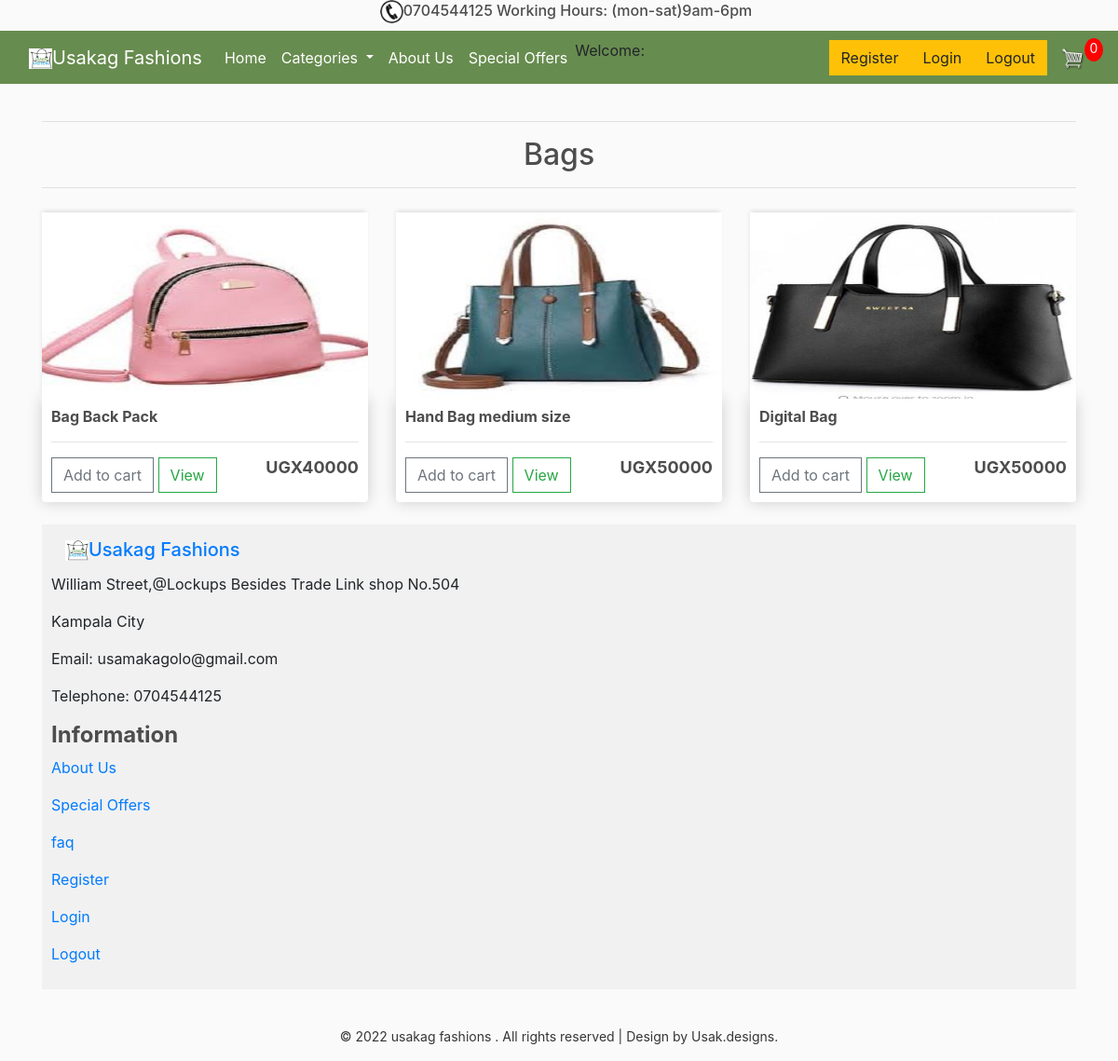
Page /bags/ on the committed database.
### store/models.py (models this page shows, shortened)
class Product(models.Model):
    name = models.CharField(max_length=200, null=True)
    price_0 = models.DecimalField(max_digits=10, decimal_places=0, null=True)
    price = models.DecimalField(max_digits=10, decimal_places=0)
    digital = models.BooleanField(default=False, null=True, blank=False)
    image = models.ImageField(upload_to='images', null=True, blank=True)
    STATUS_TYPE_CHOICES=[
        ('BAGS','BAGS'),
        ('MEN','MEN'),
        ('SCARVES','SCARVES'),
        ('WOMEN','WOMEN')
    ]
    status = models.CharField(max_length=100,choices=STATUS_TYPE_CHOICES)
    STATUS_TYPE_CHOICES=[
        ('YES','YES'),
        ('NO','NO'),
    ]
    special_offers = models.CharField(max_length=100,choices=STATUS_TYPE_CHOICES)
    STATUS_TYPE_CHOICES=[
        ('M','M'),
        ('S','S'),
        ('L','L'),
        ('XL','XL'),
        ('XXL','XXL'),
        ('XXXL','XXXL'),
    ]
    size = models.CharField(max_length=100,choices=STATUS_TYPE_CHOICES)
    STATUS_TYPE_CHOICES=[
        ('NEW','NEW'),
        ('SECOND HAND','SECOND HAND'),
    ]
    item_status = models.CharField(max_length=100,choices=STATUS_TYPE_CHOICES)
    @property
    def imageURL(self):
        try:
            url = self.image.url
        except:
            url = ''
        return url

### store/views.py (the view)
# urls.py: path('bags/', views.manage_bags, name="bags"),
def manage_bags(request):
    data= cartData(request)
    cartItems = data['cartItems']
    bags = Product.objects.filter(status = 'BAGS')
    context={
        'bags':bags,
        'cartItems':cartItems
    }
    return render(request, 'store/bags.html', context)

### store/utils.py (called while the page is built, shortened)
def cookieCart(request):
    try:
        cart = json.loads(request.COOKIES['cart'])
    except:
        cart = {}
    print('CART:', cart)
    items = []
    order = {'get_cart_total':0, 'get_cart_items':0, 'shipping':False}
    cartItems = order['get_cart_items']
    return{'cartItems':cartItems, 'order':order, 'items':items}

def cartData(request):
    if request.user.is_authenticated:
        customer = request.user.customer
        order, created = Order.objects.get_or_create(customer=customer,complete=False)
        items = order.orderitem_set.all()
        cartItems = order.get_cart_items
    else:
        cookieData = cookieCart(request)
        cartItems = cookieData['cartItems']
        order = cookieData['order']
        items = cookieData['items']
    return{'cartItems':cartItems, 'order':order, 'items':items}

### store/templates/store/bags.html (shortened to what this page needs)
{% extends 'store/main.html' %}
{% load static %}
{% block content %}
<hr>
<h2 class="text-center">Bags</h2>
<hr>
     <div class="row">
        {% for bag in bags %}
        <div class="col-lg-4">
            <img class="thumbnail" src="{{bag.imageURL}}">
            <div class="box-element product">
                <h6><strong>{{bag.name}}</strong></h6>
                <h>
                <hr>
                <button data-product={{bag.id}} data-action="add" class="btn btn-outline-secondary add-btn update-cart">Add to cart</button>
                <a  class="btn btn-outline-success" href="{% url 'single_product' bag.id %}">View</a>
                <h4 style="display: inline-block; float: right; font-size: 18px;"><strong>UGX{{bag.price}}</strong></h4>
            </div>
        </div>
        {% endfor %}
     </div>
     <br>
<div class="grid-container">
    <div class="footer">
      <h4><a class="navbar-brand" href="{% url 'store' %}"><img id="logo-icon" src="{% static 'images/capture1.png' %}" alt=" " />Usakag Fashions</a></h4>
        <p>William Street,@Lockups Besides Trade Link shop No.504</p>
        <p>Kampala City</p>
        <p>Email: usamakagolo@gmail.com</p>
        <p>Telephone: 0704544125</p>
     <div class="text-centre">
      <h4><b>Information</b></h4>
        <p><a href="{% url 'about_us' %}">About Us</a></p>
        <p><a href="{% url 'special_offers' %}">Special Offers</a></p>
        <p><a href="{% url 'faq' %}">faq</a></p>
        <p><a href="{% url 'store' %}">Register</a></p>
        <p><a href="{% url 'store' %}">Login</a></p>
        <p><a href="{% url 'store' %}">Logout</a></p>
      </div>
    </div>
   </div>
  <p class="copy-right">© 2022 usakag fashions . All rights reserved | Design by <a href="#"> Usak.designs.</a></p>
{% endblock content %}

### static/css/main.css (style rules this page uses)
body { background-color: hsl(0, 0%, 98%); }
h1,h2,h3,h4,h5,h6 { color:hsl(0, 0%, 30%); }
.box-element { box-shadow:hsl(0, 0%, 80%) 0 0 16px; background-color: #fff; border-radius: 4px; padding: 10px; }
.thumbnail { width: 100%; height: 200px; -webkit-box-shadow: -1px -3px 5px -2px rgba(214,214,214,1); -moz-box-shadow: -1px -3px 5px -2px rgba(214,214,214,1); box-shadow: -1px -3px 5px -2px rgba(214,214,214,1); }
.product { border-radius: 0 0 4px 4px; }
#logo-icon { width:25px; display: inline-block; margin-left: 15px; }
.col-lg-4, .col-lg-6, .col-lg-8, .col-lg-12 { margin-top: 10px; }
.btn { border-radius: 0; }

### static/css/style.css (style rules this page uses)
.footer { grid-area: footer; background-color: #f1f1f1; padding: 10px; text-align: left; }
p.copy-right { margin-top:40px; text-align:center; font-size:14px; color:#363636; }
p.copy-right a { color:#363636; }

### rows in the picture
Product: imageURL (picture), name "Bag Back Pack", price "40000"
Product: imageURL (picture), name "Hand Bag medium size", price "50000"
Product: imageURL (picture), name "Digital Bag", price "50000"

### other values in the picture
{{ cartItems }} "0"
